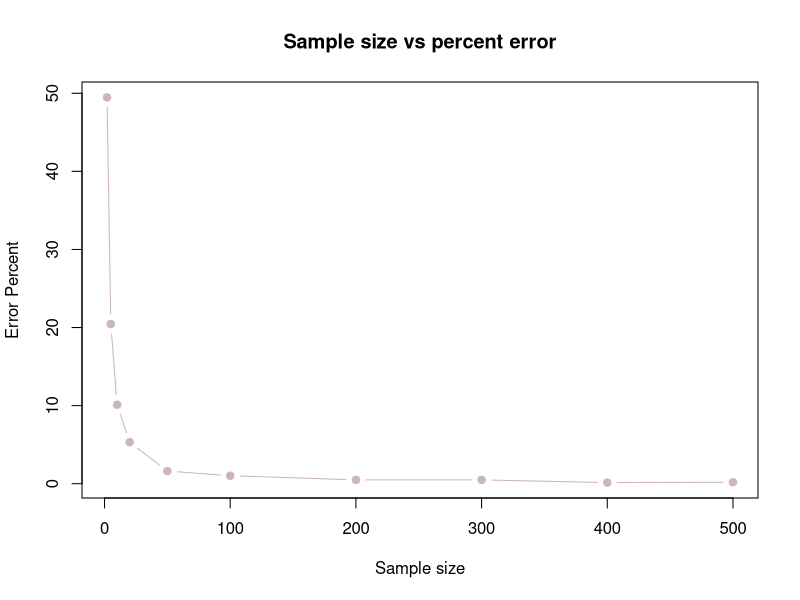
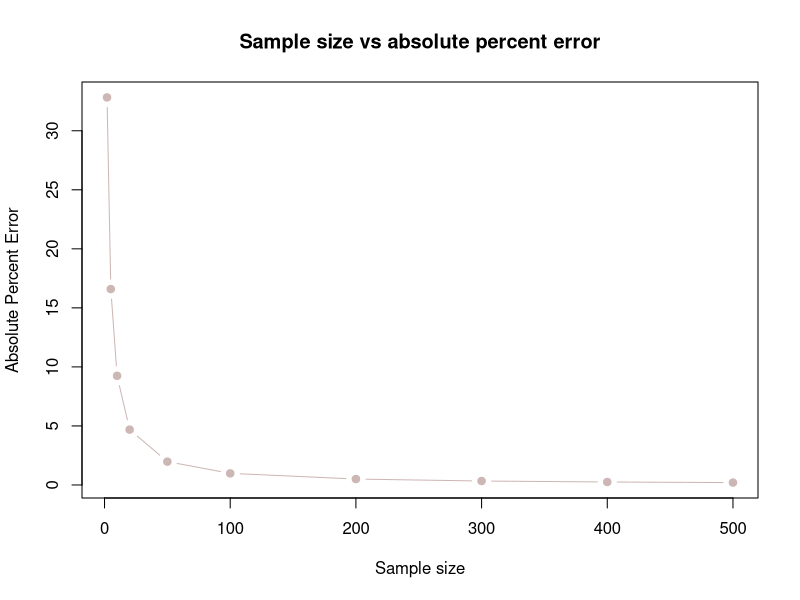
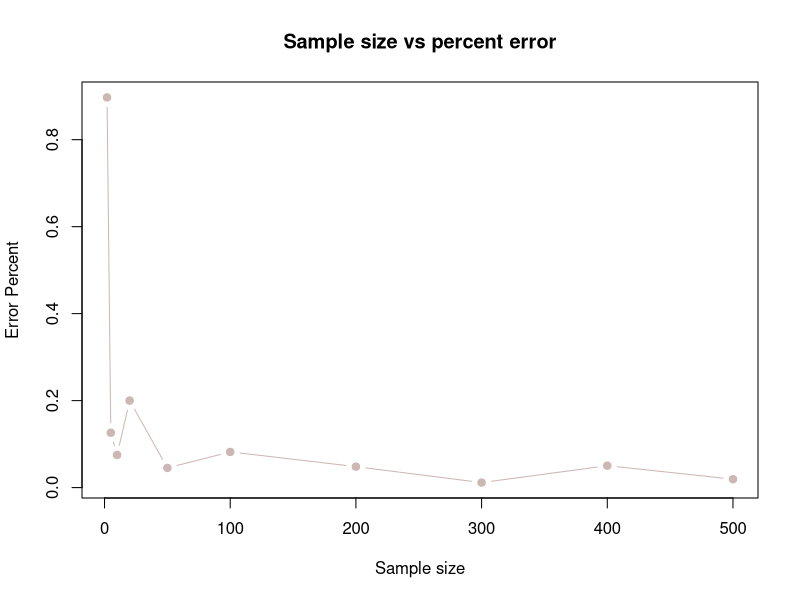

Recreate these plots in R, in order.
## ---- chunk 1
knitr::opts_chunk$set(echo = TRUE)
## ---- chunk 2
set.seed(93415)
size <- 10
mu <- 100
sigma <- 5


##Function to find simualtion mean

s2_fun <- function(size){
  s2_storage <- c()

  for(i in 1:10000){
    samp <- rnorm(size, mean = mu,sd =  sigma)
    xbar <- mean(samp)
    s2 <-  sum((samp - xbar)^2) / size
    s2_storage[i] <-  s2
  }
  return(mean(s2_storage))
}


nvec <- c(2,5,10,20,50,100,200,300,400,500)
s2_vec <- sapply(nvec, s2_fun)
s2_vec
bias_vec <-  abs(s2_vec - sigma^2)
percent_vec <-  bias_vec / sigma^2 * 100

plot(nvec, percent_vec,
     main = "Sample size vs percent error",
     xlab = "Sample size",
     ylab = "Error Percent",
     col = "MistyRose3",
     type = "b",
     pch = 19)
## ---- chunk 3
##Seed and Vector
set.seed(93415)
nvec <- c(2,5,10,20,50,100,200,300,400,500)

##Function to estimate theta 
estimate_theta <- function(n){
  theta_estimate_storage <- c()
  
  for(i in 1:10000){
    sample <- runif(n, min = 0, max = 1)
    theta_estimate <- max(sample)
    theta_estimate_storage[i] <- theta_estimate
  }
  return(mean(theta_estimate_storage))
}

##Calculating average theta estimate 
theta_estimate_vec <- sapply(nvec, estimate_theta)

##Calculating absolute percent error
abs_percent_error <- abs(theta_estimate_vec - 1) / 1 * 100

##Plotting absolute percent error vs sample size
plot(nvec, abs_percent_error,
     main = "Sample size vs absolute percent error",
     xlab = "Sample size",
     ylab = "Absolute Percent Error",
     col = "MistyRose3",
     type = "b",
     pch = 19)


## ---- chunk 4

set.seed(93415)
size <- 10
mu <- 0.5
theta <- 1

##Function to find simulation mean

theta_fun <- function(size){
  theta_storage <- c()

  for(i in 1:10000){
    samp <- runif(size, min = 0, max = theta)
    xbar <- mean(samp)
    theta_hat <- 2 * xbar
    theta_storage[i] <-  theta_hat
  }
  return(mean(theta_storage))
}


nvec <- c(2,5,10,20,50,100,200,300,400,500)
theta_vec <- sapply(nvec, theta_fun)
bias_vec <-  abs(theta_vec - theta)
percent_vec <-  bias_vec / theta * 100

plot(nvec, percent_vec,
     main = "Sample size vs percent error",
     xlab = "Sample size",
     ylab = "Error Percent",
     col = "MistyRose3",
     type = "b",
     pch = 19)


